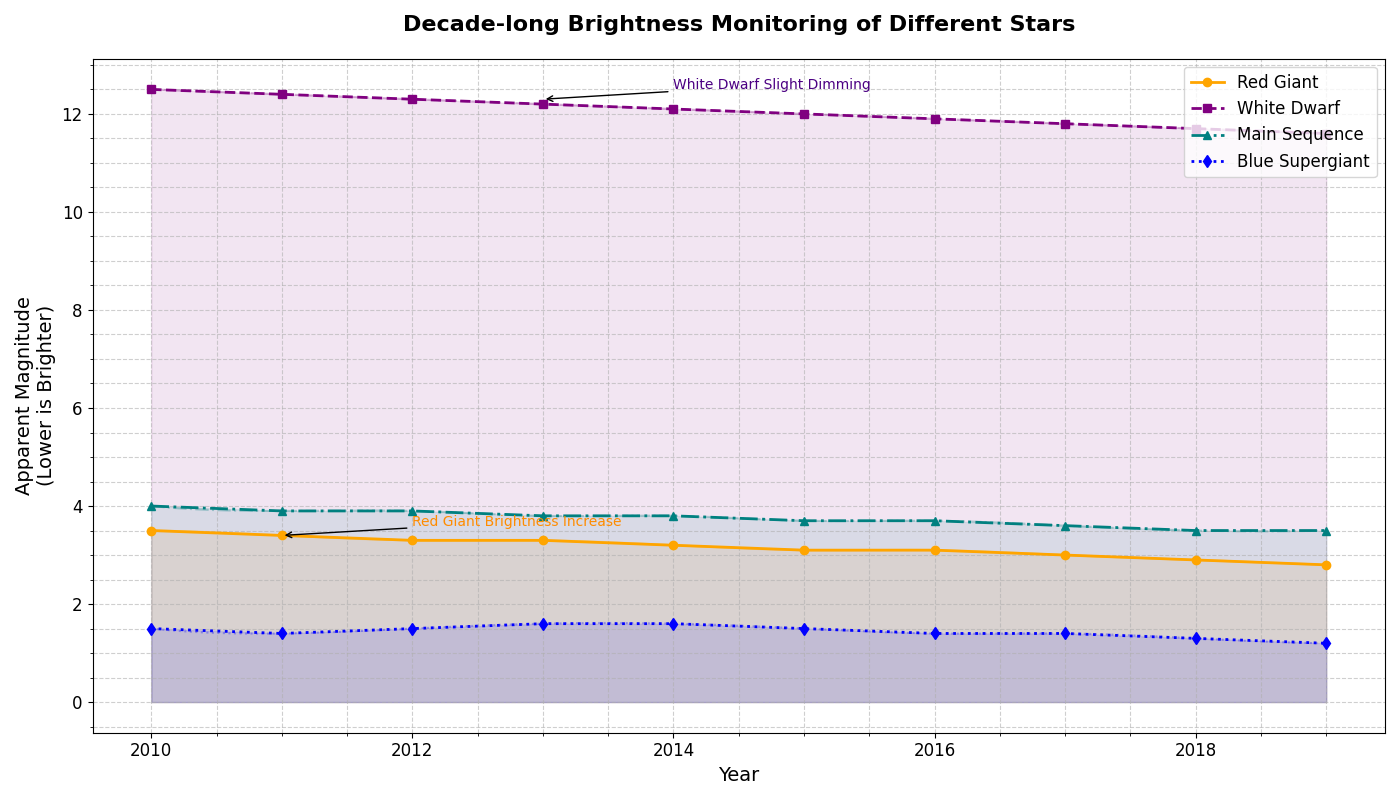

This chart was generated by the following Python code:
import matplotlib.pyplot as plt
import numpy as np
from scipy.interpolate import make_interp_spline

years = np.arange(2010, 2020)

red_giant_magnitudes = np.array([3.5, 3.4, 3.3, 3.3, 3.2, 3.1, 3.1, 3.0, 2.9, 2.8])
white_dwarf_magnitudes = np.array([12.5, 12.4, 12.3, 12.2, 12.1, 12.0, 11.9, 11.8, 11.7, 11.6])
main_sequence_magnitudes = np.array([4.0, 3.9, 3.9, 3.8, 3.8, 3.7, 3.7, 3.6, 3.5, 3.5])
blue_supergiant_magnitudes = np.array([1.5, 1.4, 1.5, 1.6, 1.6, 1.5, 1.4, 1.4, 1.3, 1.2])

fig, ax = plt.subplots(figsize=(14, 8))

ax.plot(years, red_giant_magnitudes, label='Red Giant', color='orange', marker='o', linestyle='-', linewidth=2)
ax.plot(years, white_dwarf_magnitudes, label='White Dwarf', color='purple', marker='s', linestyle='--', linewidth=2)
ax.plot(years, main_sequence_magnitudes, label='Main Sequence', color='teal', marker='^', linestyle='-.', linewidth=2)
ax.plot(years, blue_supergiant_magnitudes, label='Blue Supergiant', color='blue', marker='d', linestyle=':', linewidth=2)

ax.fill_between(years, red_giant_magnitudes, color='orange', alpha=0.1)
ax.fill_between(years, white_dwarf_magnitudes, color='purple', alpha=0.1)
ax.fill_between(years, main_sequence_magnitudes, color='teal', alpha=0.1)
ax.fill_between(years, blue_supergiant_magnitudes, color='blue', alpha=0.1)

def smooth_trendline(x, y):
    spline = make_interp_spline(x, y, k=3)
    x_range = np.linspace(min(x), max(x), 300)
    smooth_y = spline(x_range)
    return x_range, smooth_y

rg_x, rg_smooth = smooth_trendline(years, red_giant_magnitudes)
wd_x, wd_smooth = smooth_trendline(years, white_dwarf_magnitudes)
ms_x, ms_smooth = smooth_trendline(years, main_sequence_magnitudes)
bs_x, bs_smooth = smooth_trendline(years, blue_supergiant_magnitudes)

ax.plot(rg_x, rg_smooth, color='orange', linestyle='-', alpha=0.3)
ax.plot(wd_x, wd_smooth, color='purple', linestyle='--', alpha=0.3)
ax.plot(ms_x, ms_smooth, color='teal', linestyle='-.', alpha=0.3)
ax.plot(bs_x, bs_smooth, color='blue', linestyle=':', alpha=0.3)

ax.set_title('Decade-long Brightness Monitoring of Different Stars', fontsize=16, fontweight='bold', pad=20)
ax.set_xlabel('Year', fontsize=14)
ax.set_ylabel('Apparent Magnitude\n(Lower is Brighter)', fontsize=14)

ax.grid(True, which='both', linestyle='--', alpha=0.6)
ax.minorticks_on()
ax.tick_params(axis='both', which='major', labelsize=12)

ax.legend(loc='upper right', fontsize=12, frameon=True)

ax.annotate('Red Giant Brightness Increase', xy=(2011, 3.4), xytext=(2012, 3.6),
            arrowprops=dict(facecolor='gray', arrowstyle='->'), fontsize=10, color='darkorange')
ax.annotate('White Dwarf Slight Dimming', xy=(2013, 12.3), xytext=(2014, 12.5),
            arrowprops=dict(facecolor='gray', arrowstyle='->'), fontsize=10, color='indigo')

plt.tight_layout()
plt.show()
